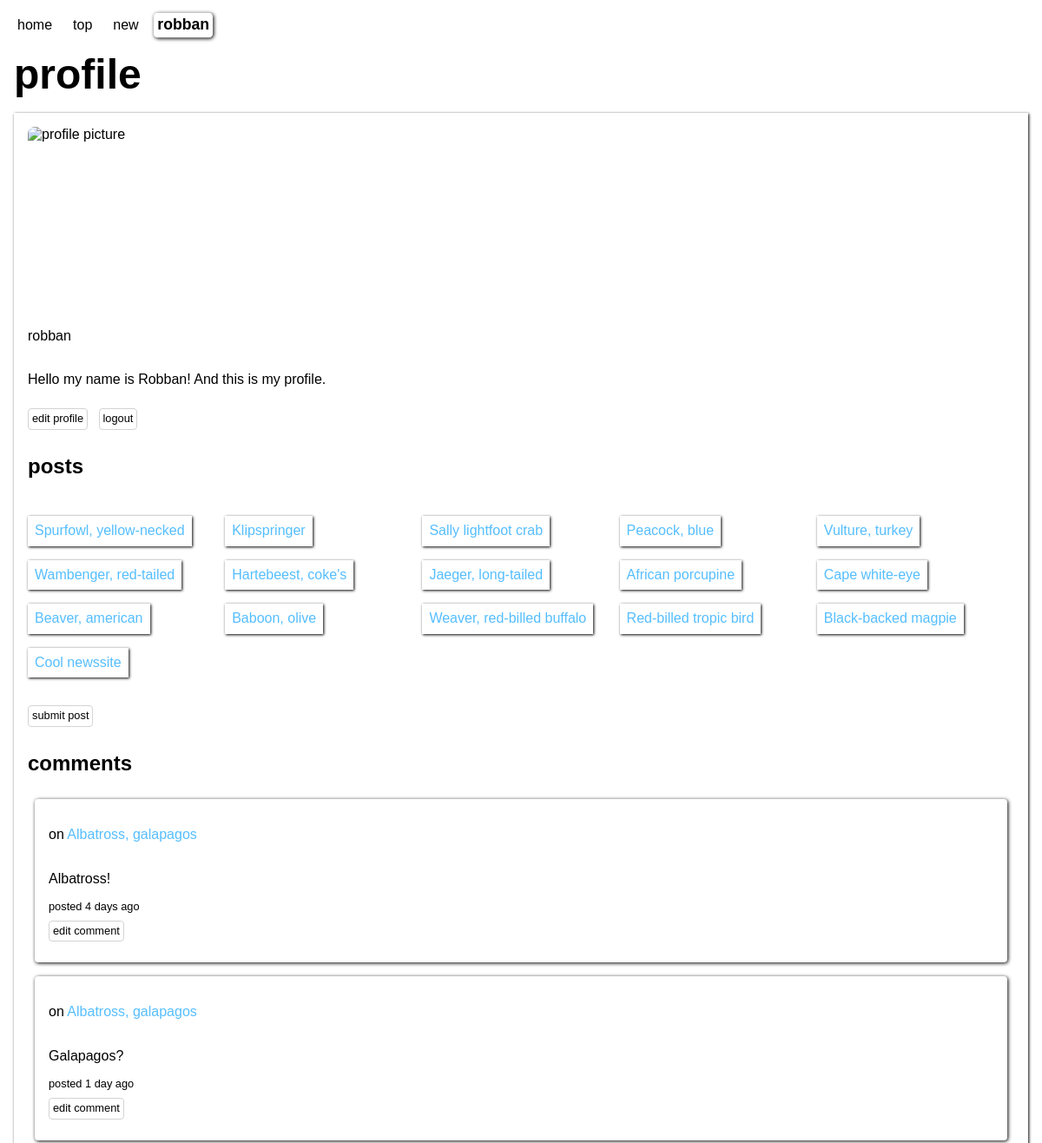
Page /profile.php (signed in) on the earlier database version.
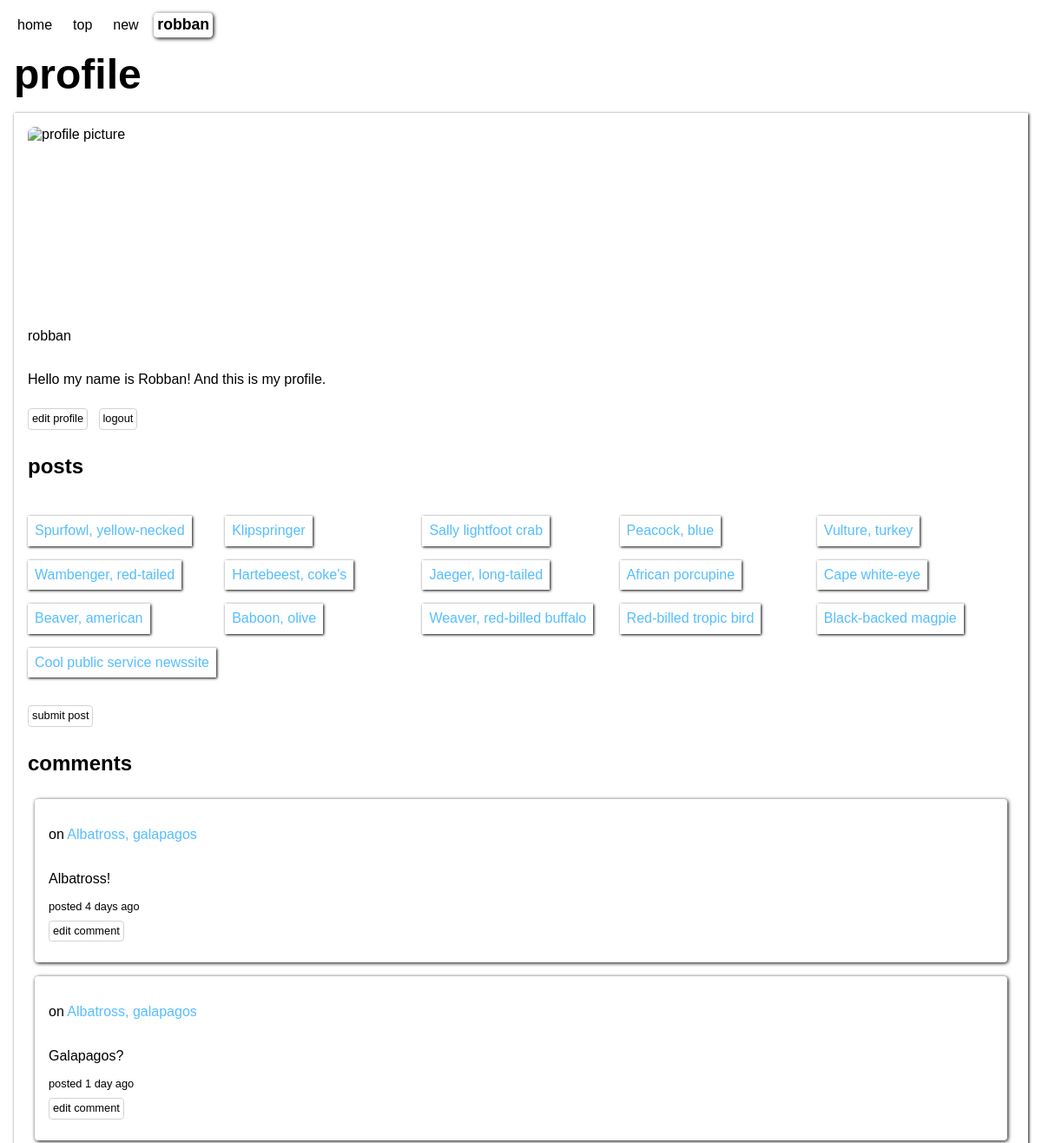
Same page on the later database version.
### tables this page shows
CREATE TABLE posts (
	id INTEGER NOT NULL PRIMARY KEY AUTOINCREMENT UNIQUE,
	user_id INTEGER NOT NULL,
	title VARCHAR NOT NULL,
	description VARCHAR NOT NULL,
	url VARCHAR NOT NULL,
	creation_time DATETIME NOT NULL
);

### app/functions.php (called while the page is built, shortened)
<?php
function getAge(string $birth): string
{
    $today = new DateTime();
    $birth = new DateTime($birth);
    $interval = $today->diff($birth);
    if ($interval->m === 0 && $interval->days === 1) {
        return $interval->days . " day ago";
    } elseif ($interval->m === 0 && $interval->days > 0) {
        return $interval->days . " days ago";
    }
    return "today";
}
function fetchUserPosts(int $userId, PDO $db): ?array
{
    $stmnt = $db->prepare("SELECT * FROM posts WHERE user_id = :user_id");
    $stmnt->bindParam("user_id", $userId, PDO::PARAM_INT);
    $stmnt->execute();
    $results = $stmnt->fetchAll(PDO::FETCH_ASSOC);
    return $results;
}
function fetchUserComments(int $userId, PDO $db): ?array
{
    $stmnt = $db->prepare("SELECT * FROM comments WHERE user_id = :user_id");
    $stmnt->bindParam(":user_id", $userId, PDO::PARAM_INT);
    $stmnt->execute();
    $results = $stmnt->fetchAll(PDO::FETCH_ASSOC);
    return $results;
}
function fetchPostTitle(int $postId, PDO $db): ?string
{
    $stmnt = $db->prepare("SELECT title FROM posts WHERE id = :id;");
    $stmnt->bindParam(":id", $postId, PDO::PARAM_INT);
    $stmnt->execute();
    $result = $stmnt->fetch(PDO::FETCH_ASSOC);
    return $result['title'];
}

### profile.php (the view, shortened to what this page needs)
<?php
require __DIR__ . '/app/autoload.php';
require __DIR__ . '/views/header.php';
if (!userLoggedIn()) {
    header("location: /");
    exit;
} else {
    $userPosts = fetchUserPosts($_SESSION['user']['id'], $db);
    $userComments = fetchUserComments($_SESSION['user']['id'], $db);
}
?>
<main>
    <h1>profile</h1>
    <section class="profile">
        <?php if (!isset($_SESSION['user']['image_url'])) : ?>
            <img src="/assets/images/no-image.png" alt="no profile picture selected">
        <?php else : ?>
            <img src="<?= $_SESSION['user']['image_url'] ?>" alt="profile picture">
        <?php endif; ?>
        <p><?= $_SESSION['user']['user_name'] ?></p>
        <p><?= $_SESSION['user']['bio'] ?></p>
        <div class="button-group">
            <a class="button" href="/edit.php?edit=profile">edit profile</a>
            <a class="button" href="/app/users/logout.php">logout</a>
        </div>
        <?php if (isset($userPosts)) : ?>
            <h2>posts</h2>
            <ul class="user-posts">
                <?php foreach ($userPosts as $userPost) : ?>
                    <li>
                        <a href="/view.php?view=post&post_id=<?= $userPost['id'] ?>"><?= $userPost['title'] ?></a>
                    </li>
                <?php endforeach; ?>
            </ul>
            <a class="button" href="submit.php">submit post</a>
        <?php else : ?>
            <h2>no posts</h2>
            <a class="button" href="submit.php">submit post</a>
        <?php endif; ?>
        <?php if (isset($userComments)) : ?>
            <h2>comments</h2>
            <?php foreach ($userComments as $userComment) : ?>
                <div class="comment">
                    <p>on
                        <a href="/view.php?view=post&post_id=<?= $userComment['post_id'] ?>">
                            <?= fetchPostTitle((int)$userComment['post_id'], $db) ?>
                        </a>
                    </p>
                    <p><?= $userComment['comment'] ?></p>
                    <small>posted <?= getAge($userComment['creation_time']) ?></small>
                    <a class="button" href="/edit.php?edit=comment&comment_id=<?= $userComment['id'] ?>">edit comment</a>
                </div>
            <?php endforeach; ?>
        <?php else : ?>
            <h2>no comments</h2>
        <?php endif; ?>
    </section>
</main>
<?php
require __DIR__ . '/views/footer.php';
?>

Differences in the rows shown:
changed posts: title "Cool newssite" → "Cool public service newssite"
